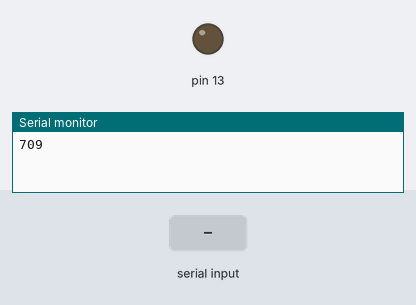
Bench run of a sketch on a simulated Arduino Uno, built with avr-gcc and run on an emulated ATmega328P. Parts: output pins drawn as LEDs (lit = HIGH), the last lines printed to the serial monitor. The inputs (shaded band) are chosen by the test bench.

Above: at 1.2 s.
1.3 s: "1" received over Serial
At 1.9 s:
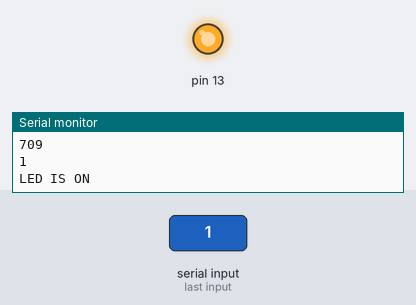
2.9 s: "2" received over Serial
At 4.7 s:
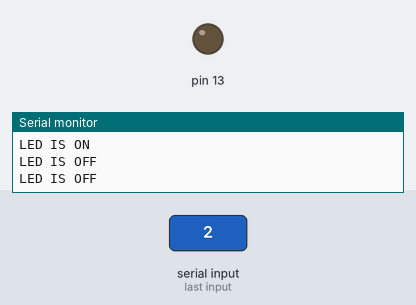
Timing chart, 0 to 6.2 s (numbered marks = the images above; inputs shaded):
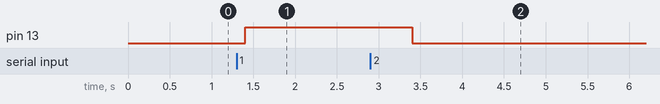

The sketch:

UART_-_Serial_Communication.ino
```cpp
/* Following program for UART Serial communication in ATmega328p and PC"*/

#define FOSC 16000000 // Clock Speed
#define BAUD 9600
#define MYUBRR FOSC/(BAUD*16)-1

void setup() {
  // put your setup code here, to run once:
  // set baudrate in UBRR(Baud Rate register is 16 bit Register)
  UBRR0L = MYUBRR; //Buad rate registers lower byte
  UBRR0H = MYUBRR >> 8; ////Buad rate registers Higher byte

  Serial.begin(9600); //There is an issue with ubrr value, so initilizes Serial communication with Inbuild function.
  Serial.println(MYUBRR); //Checks Baud Rate value.
  // enable the receiver
  UCSR0B |= (1 << RXEN0) ;
  DDRB = 0x20; //Set Data direction register for PORTB(Inbuilt LED) pin as output.
  PORTB = 0x00; //LED off
}

void loop() {
  // put your main code here, to run repeatedly:
  // wait for reciever buffer to be empty

  if (Serial.available() > 0) //Check the input data size is 0 or anything left
  {
    char data = Serial.read(); //Read PC data to Atmega328p
    Serial.println(data); //Prints data
    delay(100);

    while (!(UCSR0A & (1 >> UDRE0)))
    {//Check data buffer register value is ascii equavalent of 1 then Inbuild LED on, and if buffer value is acsii of 2 then Inbuild LED off.
      if (UDR0 == 49)
      {
        PORTB = 0x20;
        Serial.println("LED IS ON");
        delay(1000);
      }
      if (UDR0 == 50)
      {
        {
          PORTB = 0x00;
          Serial.println("LED IS OFF");
          delay(1000);
        }
      }

    }
  }
}
```

Measured:
- after the input at 1.3 s, pin 13: LOW → HIGH after 0.10 s
- after the input at 2.9 s, pin 13: HIGH → LOW after 0.50 s
